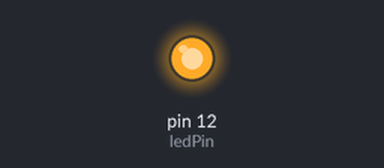
Simulated run of this sketch. Board: Arduino Uno, built with avr-gcc and run on an emulated ATmega328P. On the bench: output pins drawn as LEDs (lit = HIGH).

Above: at 0.1 s.
Timing chart, 0 to 1.6 s (numbered marks = the images above):
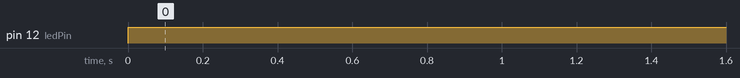

The sketch:

Test.ino
```cpp
const int ledPin = 12;

void setup() {
  pinMode(ledPin, OUTPUT); // write-mode enable
}

void loop() {
  digitalWrite(ledPin,HIGH); // write HIGH to LED pin

}
```

Measured:
- by itself, pin 12 (ledPin): LOW → HIGH at 0.00 s
